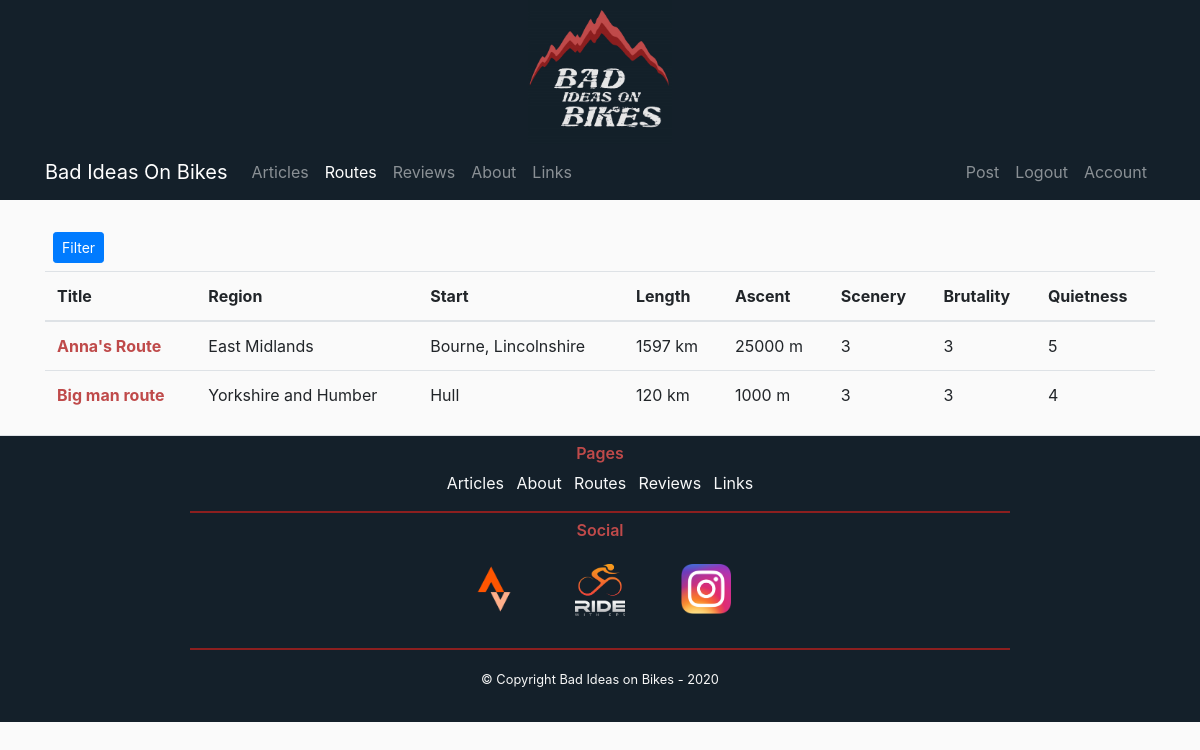
The app's page /routes (signed in) with its own data.
### flaskbiob/models.py (models this page shows, shortened)
class Routes(db.Model):
    id = db.Column(db.Integer, primary_key=True)
    title = db.Column(db.String(100), nullable=False)
    region = db.Column(db.String(100), nullable=False)
    starting_location = db.Column(db.String(100), nullable=False)
    starting_coordinates = db.Column(db.String(100), nullable=False)
    length = db.Column(db.Integer, nullable=False)
    ascent = db.Column(db.Integer, nullable=False)
    scenery = db.Column(db.Integer, nullable=False)
    brutality = db.Column(db.Integer, nullable=False)
    quietness = db.Column(db.Integer, nullable=False)
    description = db.Column(db.Text, nullable=False)
    link = db.Column(db.String(100), nullable=False)
    post = db.Column(db.Integer, db.ForeignKey("posts.id"), nullable=True)
    user = db.Column(db.Integer, db.ForeignKey("users.id"), nullable=False)

### flaskbiob/routes/routes.py (the view, shortened to what this page needs)
@routes.route("/routes", methods=["GET", "POST"])
def routesPage():
    form = RouteFilterForm()
    query = Routes.query
    my_routes = Routes.query.all()
    return render_template("Routes.html", my_routes=my_routes, form=form, filtered=False)

### flaskbiob/models.py (called while the page is built)
@login_manager.user_loader
def load_user(user_id):
    return Users.query.get(int(user_id))

### flaskbiob/templates/Routes.html (shortened to what this page needs)
{% extends "BASE.html" %}
{% block content %}
    <div class="row">
        <div class="col-md-12">
            <button class="btn btn-primary btn-sm m-2" type="button" data-toggle="collapse" data-target="#collapsefilters" aria-expanded="false" aria-controls="collapsefilters">
                Filter
            </button>
        </div>
        <div class="col-md-12">
            <table class="table">
                <thead>
                    <tr>
                        <th scope="col">Title</th>
                        <th scope="col">Region</th>
                        <th scope="col">Start</th>
                        <th scope="col">Length</th>
                        <th scope="col">Ascent</th>
                        <th scope="col">Scenery</th>
                        <th scope="col">Brutality</th>
                        <th scope="col">Quietness</th>
                    </tr>
                </thead>
                <tbody>
                {% for route in my_routes %}
                    <tr>
                        <th scope="row"><a href="{{ url_for('posts.postPage', post_id=route.post) }}" class="custom-link">{{ route.title }}</a></th>
                        <td>{{ route.region }}</td>
                        <td>{{ route.starting_location }}</td>
                        <td>{{ route.length }} km</td>
                        <td>{{ route.ascent }} m</td>
                        <td>{{ route.scenery }}</td>
                        <td>{{ route.brutality }}</td>
                        <td>{{ route.quietness }}</td>
                    </tr>
                {% endfor %}
                </tbody>
            </table>
        </div>
    </div>
{% endblock content %}

### flaskbiob/static/main.css (style rules this page uses)
body { background: #fafafa; color: #333333; }
a:link { color: #bf4a4a; }

### records on screen
Routes: title "Anna's Route", region "East Midlands", starting_location "Bourne, Lincolnshire", length "1597", ascent "25000", scenery "3", brutality "3", quietness "5"
Routes: title "Big man route", region "Yorkshire and Humber", starting_location "Hull", length "120", ascent "1000", scenery "3", brutality "3", quietness "4"
